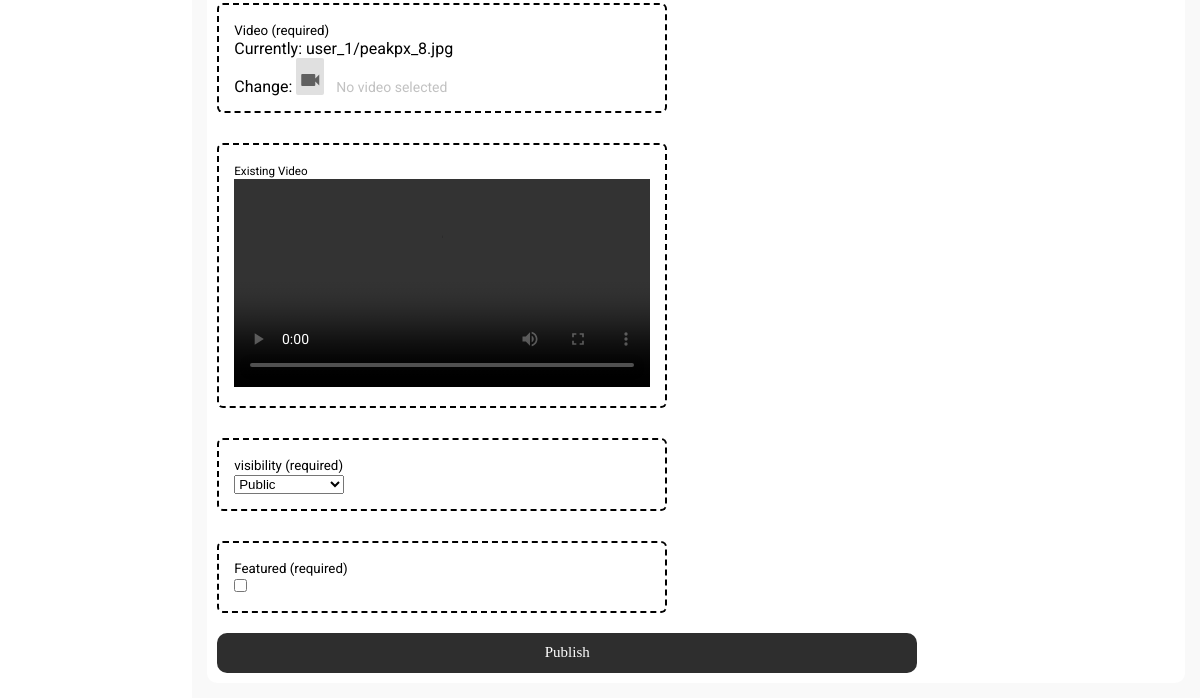
Page /c/channel/edit-video/1/1/ (signed in, lower part) on the earlier database version.
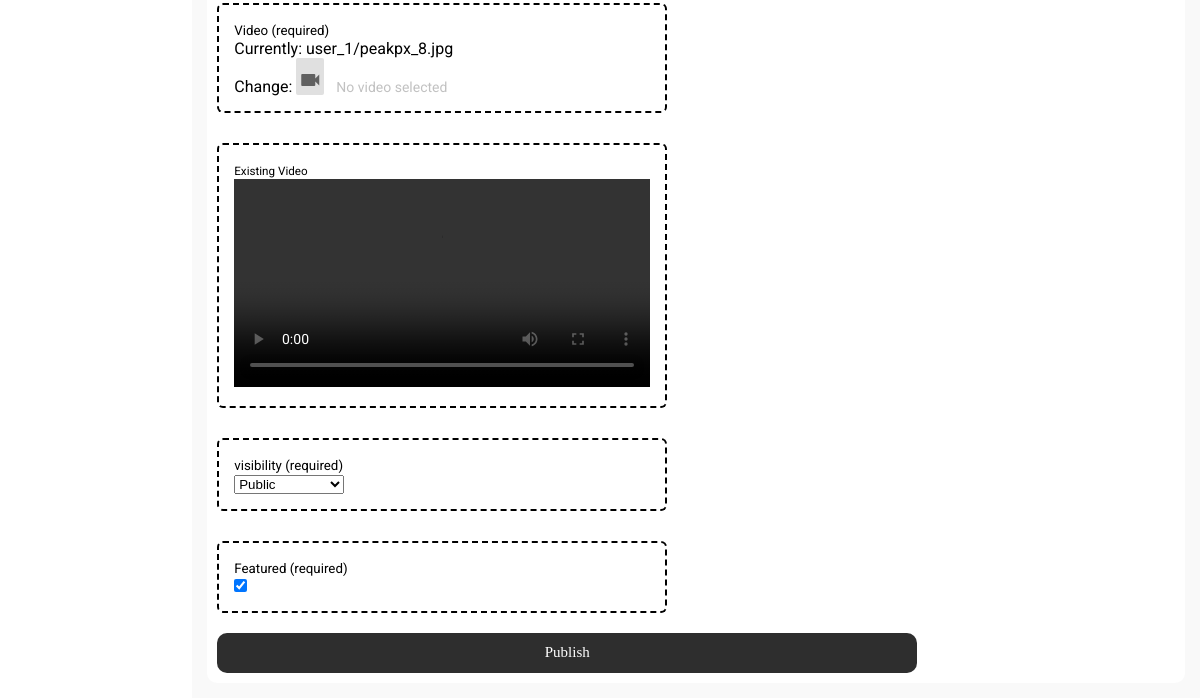
Same page on the later database version.
### core/models.py (models this page shows, shortened)
class Video(models.Model):
    video=models.FileField(upload_to=user_derectory_path)
    image=models.ImageField(upload_to=user_derectory_path,null=True,blank=True)
    title=models.CharField(max_length=100)
    description=models.TextField(max_length=2000,null=True,blank=True)
    tags=TaggableManager(blank=True)
    date=models.DateTimeField(auto_now_add=True)
    visibility=models.CharField(choices=VISIBILITY,max_length=100,default='public')
    user=models.ForeignKey(User,on_delete=models.SET_NULL,null=True)
    views=models.PositiveIntegerField(default=0)
    likes=models.ManyToManyField(User,blank=True,related_name='likes')
    featured=models.BooleanField(default=False)

### channel/views.py (the view)
# urls.py: path('channel/edit-video/<channel_id>/<video_id>/',views.video_edit,name='video-edit'),
@login_required
def video_edit(request,channel_id,video_id):
    video=Video.objects.get(id=video_id)
    channel=Channel.objects.get(id=channel_id)
    user=request.user
    if request.method=='POST':
        form=VideoCreateForm(request.POST,request.FILES,instance=video)
        if form.is_valid():
            new_form=form.save(commit=False)
            new_form.user=user
            new_form.save()
            form.save_m2m()
            messages.success(request,f'Video Editted successfully')
            return redirect('index')
    else:
        form=VideoCreateForm(instance=video)
    context={
        'form': form,
        'video': video,
    }
    return render(request,'channel/upload_video.html',context)

### channel/forms.py
class VideoCreateForm(forms.ModelForm):
    class Meta:
        model=Video
        fields=[
            'video',
            'image',
            'title',
            'description',
            'tags',
            'visibility',
            'featured',
        ]

### templates/channel/upload_video.html (shortened to what this page needs)
{% extends 'base.html' %}
{% load static %}
{% block style %}
<link rel="stylesheet" href="{% static 'css/style.css' %}" type="text/css">
<link rel="stylesheet" href="{% static 'css/channel-upload.css' %}" type="text/css">
{% endblock style %}
{% block content %}
<div class="mainBody">
    {% include 'partials/sidebar.html' %}
    <div class="videos">
        <form action="" method="POST" enctype="multipart/form-data">
            <div class="upload-content">
                <div class="left-video">
                    <div class="video-div file-input">
                        <small>Video (required) </small> <br>
                        {{form.video}}
                        <span class='button'><i class="material-icons">videocam</i></span>
                        <span class='label' data-js-label>No video selected</label>
                        </div>
                        {% if video.video.url %}
                        <div class="video-div file-input">
                            <span><small style="color: black;">Existing Video</small></span>
                        <video style="width: 100%;" controls>
                            <source style="width: 100%;" type="video/mp4" src="{{ video.video.url }}">
                        </video>
                        </div>
                        {% endif %}
                    <div class="video-div file-input">
                        <small>visibility (required) </small> <br>
                        {{form.visibility}}
                    </div>
                    <div class="video-div file-input">
                        <small>Featured (required) </small> <br>
                        {{form.featured}}
                    </div>
                    <div class="upload-btn-div">
                        <button type="submit" class="upload-btn">Publish</button>
                    </div>
                </div>
                <div class="right-video">
                </div>
            </div>
        </form>
    </div>
</div>
{% endblock content %}

Differences in the rows shown:
changed Video "Currently: user_1/peakpx_8.jpg Change:": featured "☐" → "☑"
